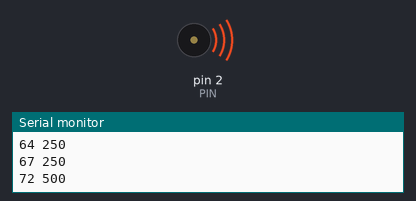
Bench run of a sketch on a simulated Arduino Uno, built with avr-gcc and run on an emulated ATmega328P. On the bench: buzzer (waves = sounding), the last lines printed to the serial monitor.

Above: at 0.9 s.
At 11.2 s:
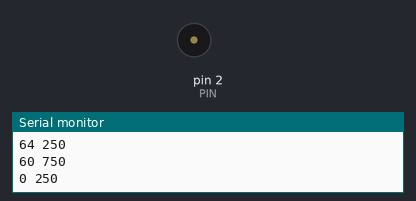
Timing chart, 0 to 22.2 s (numbered marks = the images above):
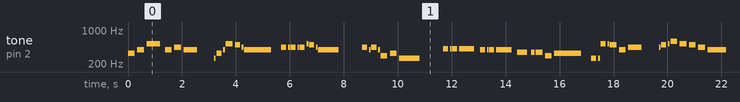

The sketch:

buzzer.ino
```cpp
#include <math.h>

const int PIN = 2;
const double BEAT = 250;

const int pitchs[] = {64, 67, 72, 67, 69, 67, 0, 60, 64, 67, 72, 71, 69, 67, 69, 69, 69, 69, 69, 72, 71, 69, 67, 0, 69, 67, 69, 67, 62, 64, 60, 0, 68, 68, 68, 68, 67, 67, 67, 67, 65, 65, 65, 62, 64, 60, 60, 72, 72, 71, 67, 69, 0, 69, 71, 72, 74, 72, 71, 69, 67, 0, 72, 71, 72, 67, 64, 72, 71, 67, 67, 69, 0, 71, 0, 72, 60, 60, 60, 60};
const double durations[] = {1, 1, 2, 1, 1, 2, 0.75, 0.25, 0.75, 0.25, 1, 0.75, 0.25, 4, 0.75, 0.25, 0.75, 0.25, 0.75, 0.25, 0.75, 0.25, 3, 1, 0.75, 0.25, 0.75, 0.25, 1, 1, 3, 1, 0.75, 0.25, 0.75, 2.25, 0.75, 0.25, 0.75, 2.25, 1.5, 0.5, 1, 1, 4, 0.75, 0.25, 0.75, 0.25, 1, 1, 2, 0.75, 0.25, 0.75, 0.25, 1, 1, 1, 1, 3, 1, 0.75, 0.25, 0.75, 0.25, 1, 1, 3, 0.75, 0.25, 1, 1, 1, 1, 1, 0.33, 0.33, 0.33, 2};
const int notes = sizeof(durations) / sizeof(double);

int note2freq(int note)
{
    if (note == 0)
        return 0;
    return round(440.0 * pow(2.0, (note - 69) / 12.0));
}

void setup()
{
    Serial.begin(230400);
    Serial.println("HELLO WORLD!");
}

void loop()
{
    for (int i = 0; i < notes; i++)
    {
        int p = pitchs[i], d = durations[i] * BEAT;
        Serial.print(p);
        Serial.print(' ');
        Serial.println(d);
        if (p == 0)
            delay(d * 2.375);
        else
        {
            tone(PIN, note2freq(p), d);
            delay(d * 1.375);
            noTone(PIN);
        }
    }
    delay(5000);
}
```

Measured:
- by itself, tone on pin 2 (PIN): plays 330 Hz for 0.25 s, 392 Hz for 0.25 s, 523 Hz for 0.50 s, 392 Hz for 0.25 s, 440 Hz for 0.25 s, 392 Hz for 0.50 s … (287 notes in this stretch)
